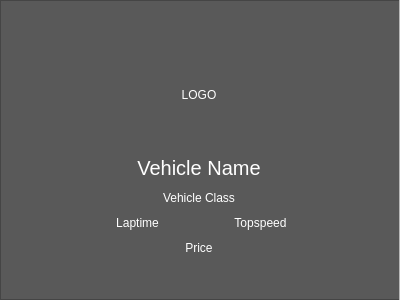
<?xml version="1.0" encoding="UTF-8"?>
<ui version="4.0">
 <class>VehicleCardWidget</class>
 <widget class="QWidget" name="VehicleCardWidget">
  <property name="geometry">
   <rect>
    <x>0</x>
    <y>0</y>
    <width>400</width>
    <height>300</height>
   </rect>
  </property>
  <property name="sizePolicy">
   <sizepolicy hsizetype="Fixed" vsizetype="Fixed">
    <horstretch>0</horstretch>
    <verstretch>0</verstretch>
   </sizepolicy>
  </property>
  <property name="minimumSize">
   <size>
    <width>400</width>
    <height>300</height>
   </size>
  </property>
  <property name="maximumSize">
   <size>
    <width>400</width>
    <height>300</height>
   </size>
  </property>
  <property name="windowTitle">
   <string>Form</string>
  </property>
  <layout class="QHBoxLayout" name="horizontalLayout">
   <property name="leftMargin">
    <number>0</number>
   </property>
   <property name="topMargin">
    <number>0</number>
   </property>
   <property name="rightMargin">
    <number>0</number>
   </property>
   <property name="bottomMargin">
    <number>0</number>
   </property>
   <item>
    <widget class="QFrame" name="VehicleCardFrame">
     <property name="frameShape">
      <enum>QFrame::Shape::StyledPanel</enum>
     </property>
     <property name="frameShadow">
      <enum>QFrame::Shadow::Raised</enum>
     </property>
     <widget class="ImageFittingLabel" name="VehicleImageLabel">
      <property name="geometry">
       <rect>
        <x>0</x>
        <y>0</y>
        <width>400</width>
        <height>300</height>
       </rect>
      </property>
      <property name="text">
       <string/>
      </property>
      <property name="pixmap">
       <pixmap resource="test.qrc">:/newPrefix/D:/phs/GTA5/carbooks/BF Weevil/Grand Theft Auto V 2025-07-05 오후 3_14_49.png</pixmap>
      </property>
      <property name="scaledContents">
       <bool>false</bool>
      </property>
      <property name="alignment">
       <set>Qt::AlignmentFlag::AlignCenter</set>
      </property>
     </widget>
     <widget class="QStackedWidget" name="VehicleCardStackedWidget">
      <property name="geometry">
       <rect>
        <x>-1</x>
        <y>0</y>
        <width>400</width>
        <height>300</height>
       </rect>
      </property>
      <property name="styleSheet">
       <string notr="true"/>
      </property>
      <property name="currentIndex">
       <number>1</number>
      </property>
      <widget class="QWidget" name="CardDefault">
       <property name="styleSheet">
        <string notr="true">#CardDefault{
background-color:rgba(0,0,0,0)
}</string>
       </property>
       <layout class="QVBoxLayout" name="verticalLayout" stretch="0,0">
        <property name="spacing">
         <number>6</number>
        </property>
        <property name="leftMargin">
         <number>0</number>
        </property>
        <property name="topMargin">
         <number>0</number>
        </property>
        <property name="rightMargin">
         <number>0</number>
        </property>
        <property name="bottomMargin">
         <number>0</number>
        </property>
        <item>
         <spacer name="verticalSpacer">
          <property name="orientation">
           <enum>Qt::Orientation::Vertical</enum>
          </property>
          <property name="sizeHint" stdset="0">
           <size>
            <width>20</width>
            <height>40</height>
           </size>
          </property>
         </spacer>
        </item>
        <item>
         <widget class="QWidget" name="CardTextGroupWidget" native="true">
          <property name="styleSheet">
           <string notr="true">#CardTextGroupWidget {
    background-color: rgba(0, 0, 0, 160); 
    color: white;
}</string>
          </property>
          <layout class="QVBoxLayout" name="CardDefaultTextLayout">
           <property name="spacing">
            <number>1</number>
           </property>
           <property name="leftMargin">
            <number>25</number>
           </property>
           <property name="topMargin">
            <number>10</number>
           </property>
           <property name="rightMargin">
            <number>0</number>
           </property>
           <property name="bottomMargin">
            <number>13</number>
           </property>
           <item>
            <widget class="QLabel" name="ManufacturerLabel">
             <property name="styleSheet">
              <string notr="true">#ManufacturerLabel{
color:rgb(255, 255, 255);
}</string>
             </property>
             <property name="text">
              <string>Manufacturer</string>
             </property>
            </widget>
           </item>
           <item>
            <widget class="QLabel" name="VehicleNameLabel">
             <property name="font">
              <font>
               <pointsize>15</pointsize>
              </font>
             </property>
             <property name="styleSheet">
              <string notr="true">#VehicleNameLabel{
color:rgb(255, 255, 255);
}</string>
             </property>
             <property name="text">
              <string>Vehicle Name</string>
             </property>
            </widget>
           </item>
           <item>
            <widget class="QLabel" name="AdditionalInfoLabel">
             <property name="styleSheet">
              <string notr="true">#AdditionalInfoLabel{
color:rgb(255, 170, 0);
}</string>
             </property>
             <property name="text">
              <string>TextLabel</string>
             </property>
            </widget>
           </item>
          </layout>
         </widget>
        </item>
       </layout>
      </widget>
      <widget class="QWidget" name="CardOverlay">
       <property name="styleSheet">
        <string notr="true">#CardOverlay{
background-color:rgba(0, 0, 0, 160)
}</string>
       </property>
       <layout class="QVBoxLayout" name="verticalLayout_2" stretch="0,0,0,0,0">
        <property name="leftMargin">
         <number>80</number>
        </property>
        <property name="topMargin">
         <number>40</number>
        </property>
        <property name="rightMargin">
         <number>80</number>
        </property>
        <property name="bottomMargin">
         <number>40</number>
        </property>
        <item>
         <widget class="ImageMinLabel" name="CardManufacturerLogo">
          <property name="sizePolicy">
           <sizepolicy hsizetype="Preferred" vsizetype="Fixed">
            <horstretch>0</horstretch>
            <verstretch>0</verstretch>
           </sizepolicy>
          </property>
          <property name="minimumSize">
           <size>
            <width>100</width>
            <height>100</height>
           </size>
          </property>
          <property name="styleSheet">
           <string notr="true">#CardManufacturerLogo{
color:rgb(255, 255, 255);
}</string>
          </property>
          <property name="frameShape">
           <enum>QFrame::Shape::NoFrame</enum>
          </property>
          <property name="lineWidth">
           <number>3</number>
          </property>
          <property name="midLineWidth">
           <number>0</number>
          </property>
          <property name="text">
           <string>LOGO</string>
          </property>
          <property name="alignment">
           <set>Qt::AlignmentFlag::AlignCenter</set>
          </property>
          <property name="margin">
           <number>0</number>
          </property>
         </widget>
        </item>
        <item>
         <widget class="QLabel" name="BackVehicleNameLabel">
          <property name="sizePolicy">
           <sizepolicy hsizetype="Preferred" vsizetype="Fixed">
            <horstretch>0</horstretch>
            <verstretch>0</verstretch>
           </sizepolicy>
          </property>
          <property name="font">
           <font>
            <pointsize>15</pointsize>
           </font>
          </property>
          <property name="styleSheet">
           <string notr="true">#BackVehicleNameLabel{
color:rgb(255, 255, 255);
}</string>
          </property>
          <property name="text">
           <string>Vehicle Name</string>
          </property>
          <property name="alignment">
           <set>Qt::AlignmentFlag::AlignCenter</set>
          </property>
         </widget>
        </item>
        <item>
         <widget class="QLabel" name="BackVehicleClassLabel">
          <property name="sizePolicy">
           <sizepolicy hsizetype="Preferred" vsizetype="Fixed">
            <horstretch>0</horstretch>
            <verstretch>0</verstretch>
           </sizepolicy>
          </property>
          <property name="styleSheet">
           <string notr="true">#BackVehicleClassLabel{
color:rgb(255, 255, 255);
}</string>
          </property>
          <property name="text">
           <string>Vehicle Class</string>
          </property>
          <property name="alignment">
           <set>Qt::AlignmentFlag::AlignCenter</set>
          </property>
         </widget>
        </item>
        <item>
         <widget class="QWidget" name="BackSpeedLayoutWidget" native="true">
          <property name="sizePolicy">
           <sizepolicy hsizetype="Preferred" vsizetype="Fixed">
            <horstretch>0</horstretch>
            <verstretch>0</verstretch>
           </sizepolicy>
          </property>
          <layout class="QHBoxLayout" name="BackSpeedDataLayout">
           <property name="leftMargin">
            <number>0</number>
           </property>
           <property name="topMargin">
            <number>0</number>
           </property>
           <property name="rightMargin">
            <number>0</number>
           </property>
           <property name="bottomMargin">
            <number>0</number>
           </property>
           <item>
            <widget class="QLabel" name="BackLaptimeLabel">
             <property name="sizePolicy">
              <sizepolicy hsizetype="Preferred" vsizetype="Fixed">
               <horstretch>0</horstretch>
               <verstretch>0</verstretch>
              </sizepolicy>
             </property>
             <property name="styleSheet">
              <string notr="true">#BackLaptimeLabel{
color:rgb(255, 255, 255);
}</string>
             </property>
             <property name="text">
              <string>Laptime</string>
             </property>
             <property name="alignment">
              <set>Qt::AlignmentFlag::AlignCenter</set>
             </property>
            </widget>
           </item>
           <item>
            <widget class="QLabel" name="BackTopspeedLabel">
             <property name="sizePolicy">
              <sizepolicy hsizetype="Preferred" vsizetype="Fixed">
               <horstretch>0</horstretch>
               <verstretch>0</verstretch>
              </sizepolicy>
             </property>
             <property name="styleSheet">
              <string notr="true">#BackTopspeedLabel{
color:rgb(255, 255, 255);
}</string>
             </property>
             <property name="text">
              <string>Topspeed</string>
             </property>
             <property name="alignment">
              <set>Qt::AlignmentFlag::AlignCenter</set>
             </property>
            </widget>
           </item>
          </layout>
         </widget>
        </item>
        <item>
         <widget class="QLabel" name="BackPriceLabel">
          <property name="sizePolicy">
           <sizepolicy hsizetype="Preferred" vsizetype="Fixed">
            <horstretch>0</horstretch>
            <verstretch>0</verstretch>
           </sizepolicy>
          </property>
          <property name="styleSheet">
           <string notr="true">#BackPriceLabel{
color:rgb(255, 255, 255);
}</string>
          </property>
          <property name="text">
           <string>Price</string>
          </property>
          <property name="alignment">
           <set>Qt::AlignmentFlag::AlignCenter</set>
          </property>
         </widget>
        </item>
       </layout>
      </widget>
     </widget>
    </widget>
   </item>
  </layout>
 </widget>
 <customwidgets>
  <customwidget>
   <class>ImageFittingLabel</class>
   <extends>QLabel</extends>
   <header>UI/lib/ImageFittingLabel</header>
  </customwidget>
  <customwidget>
   <class>ImageMinLabel</class>
   <extends>QLabel</extends>
   <header>UI/lib/ImageMinLabel</header>
  </customwidget>
 </customwidgets>
 <resources>
  <include location="test.qrc"/>
 </resources>
 <connections/>
</ui>
